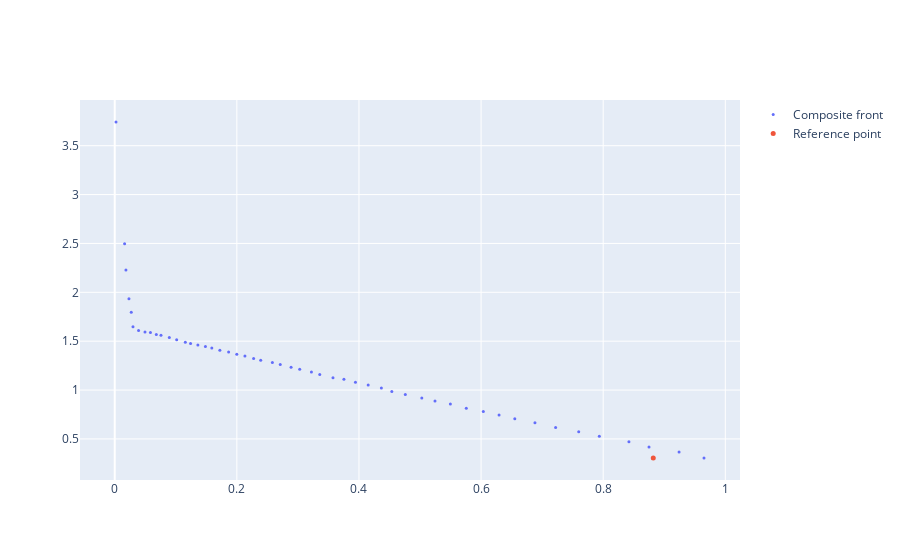

This figure's notebook cell:
### Code cell
rp = gp.generateRP4learning(base)
visualize_2D_front_rp(base.composite_front, rp)
